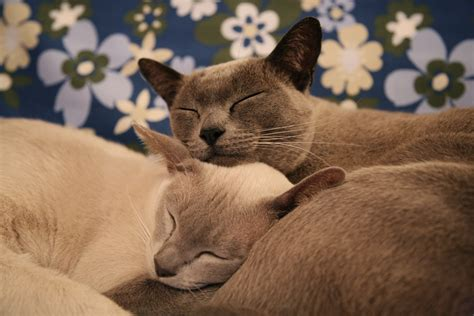
#> input picture cat.jpeg, 474 x 316 px
$ python cont.py
#> lines starting #> are read from the running program, lines starting #| are printed output that depends on the picture; after the words box and inside, x2 and y2 are one past the last pixel; in counts of white or black regions, pixels touching at a corner belong together
import cv2 as cv
import numpy as np

img = cv.imread('cat.jpeg')
#> img is the input picture: shape (316, 474, 3); mean B, G, R 82.8, 102.7, 128.2
cv.imshow('original', img)

blank = np.zeros(img.shape, dtype='uint8') #blak del tamaño de la img
cv.imshow('blank', blank)

gray = cv.cvtColor(img, cv.COLOR_BGR2GRAY)
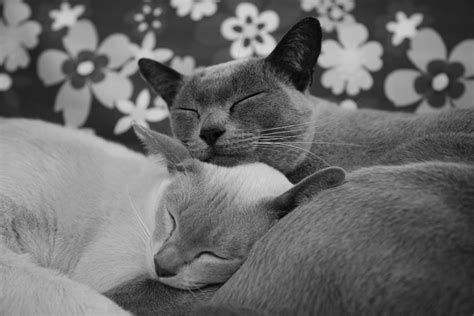
#> gray: shape (316, 474); min 0, max 221, mean 108.1
cv.imshow('gray', gray)

blur = cv.GaussianBlur(gray, (5,5), cv.BORDER_DEFAULT)
cv.imshow('blue',blur)

canny = cv.Canny(gray, 127,175)
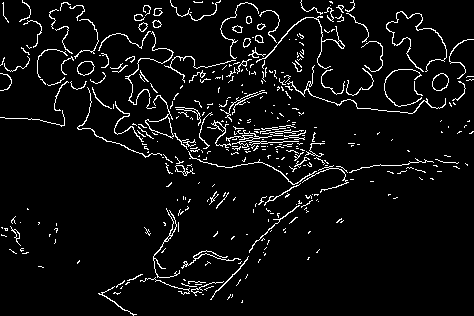
#> canny: shape (316, 474); 5.5% white in thin lines or dots
cv.imshow('canny', canny)

ret, thresh = cv.threshold(gray, 125, 255, cv.THRESH_BINARY)
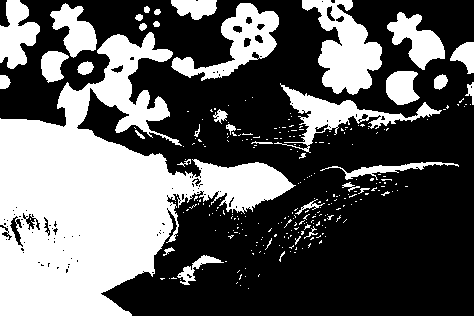
#> thresh: shape (316, 474); 37.8% white; 272 white regions (236 under 20 px)
cv.imshow('thresh', thresh)

cont, hierarchies = cv.findContours(thresh, cv.RETR_LIST, cv.CHAIN_APPROX_NONE)
#> cont = 402 contours, 354 with area under 20; largest, box (x1, y1, x2, y2) and area: (0, 32, 296, 316) 36432, (302, 0, 382, 95) 3885, (171, 3, 279, 81) 3062, (274, 83, 442, 153) 2337, (0, 0, 40, 69) 1582
print(f'{len(cont)} contour(s) found')
#| 402 contour(s) found

cv.drawContours(blank, cont, -1, (0,0,225),1)
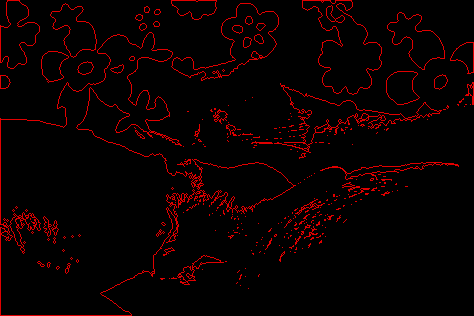
#> blank: shape (316, 474, 3); mean of channels 0, 1, 2 0, 0, 10.8; drawn as B, G, R
cv.imshow('conto', blank)

cv.waitKey(0)
